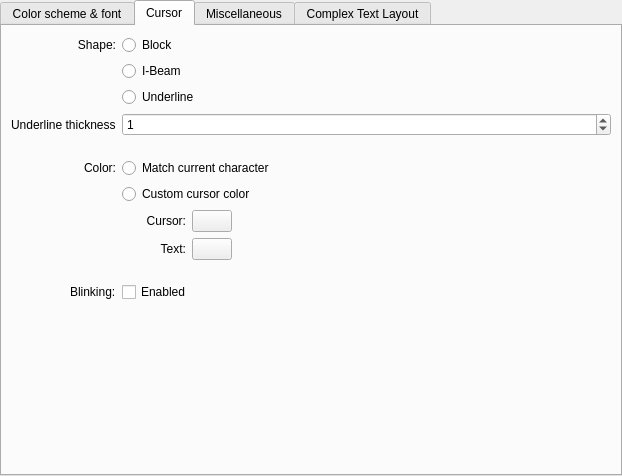
<?xml version="1.0" encoding="UTF-8"?>
<ui version="4.0">
 <class>EditProfileAppearancePage</class>
 <widget class="QWidget" name="EditProfileAppearancePage">
  <property name="geometry">
   <rect>
    <x>0</x>
    <y>0</y>
    <width>622</width>
    <height>476</height>
   </rect>
  </property>
  <layout class="QVBoxLayout" name="verticalLayout">
   <property name="leftMargin">
    <number>0</number>
   </property>
   <property name="topMargin">
    <number>0</number>
   </property>
   <property name="rightMargin">
    <number>0</number>
   </property>
   <property name="bottomMargin">
    <number>0</number>
   </property>
   <item>
    <widget class="QTabWidget" name="tabWidget">
     <property name="currentIndex">
      <number>1</number>
     </property>
     <widget class="QWidget" name="colorSchemeTab">
      <attribute name="title">
       <string>Color scheme &amp;&amp; font</string>
      </attribute>
      <layout class="QGridLayout">
       <item row="0" column="0" colspan="3">
        <widget class="KMessageWidget" name="colorSchemeMessageWidget">
         <property name="frameShape">
          <enum>QFrame::StyledPanel</enum>
         </property>
         <property name="frameShadow">
          <enum>QFrame::Raised</enum>
         </property>
        </widget>
       </item>
       <item row="1" column="0" colspan="2">
        <widget class="QListView" name="colorSchemeList">
         <property name="verticalScrollMode">
          <enum>QAbstractItemView::ScrollPerPixel</enum>
         </property>
        </widget>
       </item>
       <item row="1" column="2">
        <layout class="QVBoxLayout">
         <property name="spacing">
          <number>0</number>
         </property>
         <item>
          <layout class="QVBoxLayout" name="colorSchemesBtnLayout">
           <property name="spacing">
            <number>6</number>
           </property>
           <item>
            <widget class="QPushButton" name="newColorSchemeButton">
             <property name="toolTip">
              <string>Create a new color scheme based upon the selected scheme</string>
             </property>
             <property name="text">
              <string comment="@action:button Create an alternate color scheme">New...</string>
             </property>
            </widget>
           </item>
           <item>
            <widget class="QPushButton" name="editColorSchemeButton">
             <property name="toolTip">
              <string>Edit the selected color scheme</string>
             </property>
             <property name="text">
              <string>Edit...</string>
             </property>
            </widget>
           </item>
           <item>
            <widget class="QPushButton" name="removeColorSchemeButton">
             <property name="toolTip">
              <string>Delete the selected color scheme</string>
             </property>
             <property name="text">
              <string>Remove</string>
             </property>
            </widget>
           </item>
           <item>
            <widget class="QPushButton" name="resetColorSchemeButton">
             <property name="toolTip">
              <string>Reset the selected color scheme settings to the default values</string>
             </property>
             <property name="text">
              <string>Defaults</string>
             </property>
            </widget>
           </item>
          </layout>
         </item>
         <item>
          <spacer>
           <property name="orientation">
            <enum>Qt::Vertical</enum>
           </property>
           <property name="sizeHint" stdset="0">
            <size>
             <width>20</width>
             <height>20</height>
            </size>
           </property>
          </spacer>
         </item>
        </layout>
       </item>
       <item row="2" column="0" colspan="3">
        <widget class="KMessageWidget" name="transparencyWarningWidget"/>
       </item>
       <item row="3" column="0">
        <widget class="QLabel" name="label_7">
         <property name="sizePolicy">
          <sizepolicy hsizetype="Fixed" vsizetype="Preferred">
           <horstretch>0</horstretch>
           <verstretch>0</verstretch>
          </sizepolicy>
         </property>
         <property name="text">
          <string>Font:</string>
         </property>
         <property name="alignment">
          <set>Qt::AlignRight|Qt::AlignTrailing|Qt::AlignVCenter</set>
         </property>
        </widget>
       </item>
       <item row="3" column="1">
        <widget class="QLabel" name="fontPreview">
         <property name="sizePolicy">
          <sizepolicy hsizetype="Expanding" vsizetype="Preferred">
           <horstretch>0</horstretch>
           <verstretch>0</verstretch>
          </sizepolicy>
         </property>
         <property name="frameShape">
          <enum>QFrame::StyledPanel</enum>
         </property>
         <property name="frameShadow">
          <enum>QFrame::Sunken</enum>
         </property>
         <property name="text">
          <string notr="true"/>
         </property>
         <property name="textFormat">
          <enum>Qt::PlainText</enum>
         </property>
        </widget>
       </item>
       <item row="3" column="2">
        <widget class="QPushButton" name="chooseFontButton">
         <property name="text">
          <string comment="@action:button open a dialog with list of fonts">Choose...</string>
         </property>
        </widget>
       </item>
       <item row="4" column="1" colspan="2">
        <widget class="QCheckBox" name="antialiasTextButton">
         <property name="text">
          <string>Smooth fonts</string>
         </property>
        </widget>
       </item>
       <item row="5" column="1" colspan="2">
        <widget class="QCheckBox" name="boldIntenseButton">
         <property name="text">
          <string>Draw intense colors in bold font</string>
         </property>
        </widget>
       </item>
       <item row="6" column="1" colspan="2">
        <widget class="QCheckBox" name="useFontLineCharactersButton">
         <property name="toolTip">
          <string>Use the selected font for line characters instead of the builtin code</string>
         </property>
         <property name="text">
          <string>Use line characters contained in font</string>
         </property>
        </widget>
       </item>
      </layout>
     </widget>
     <widget class="QWidget" name="cursorTab">
      <attribute name="title">
       <string>Cursor</string>
      </attribute>
      <layout class="QGridLayout">
       <property name="spacing">
        <number>0</number>
       </property>
       <item row="0" column="0" colspan="2">
        <layout class="QGridLayout">
         <property name="spacing">
          <number>6</number>
         </property>
         <item row="4" column="1">
          <spacer>
           <property name="orientation">
            <enum>Qt::Vertical</enum>
           </property>
           <property name="sizeType">
            <enum>QSizePolicy::Fixed</enum>
           </property>
           <property name="sizeHint" stdset="0">
            <size>
             <width>20</width>
             <height>16</height>
            </size>
           </property>
          </spacer>
         </item>
         <item row="1" column="1">
          <widget class="QRadioButton" name="cursorShapeIBeam">
           <property name="text">
            <string comment="A vertical line on the left edge">I-Beam</string>
           </property>
           <attribute name="buttonGroup">
            <string notr="true">cursorShape</string>
           </attribute>
          </widget>
         </item>
         <item row="5" column="1">
          <widget class="QRadioButton" name="autoCursorColorButton">
           <property name="sizePolicy">
            <sizepolicy hsizetype="Preferred" vsizetype="Fixed">
             <horstretch>0</horstretch>
             <verstretch>0</verstretch>
            </sizepolicy>
           </property>
           <property name="toolTip">
            <string>Set the cursor to match the color of the character underneath it.</string>
           </property>
           <property name="text">
            <string>Match current character</string>
           </property>
           <attribute name="buttonGroup">
            <string notr="true">cursorColor</string>
           </attribute>
          </widget>
         </item>
         <item row="0" column="0" alignment="Qt::AlignRight">
          <widget class="QLabel" name="label_8">
           <property name="sizePolicy">
            <sizepolicy hsizetype="Fixed" vsizetype="Preferred">
             <horstretch>0</horstretch>
             <verstretch>0</verstretch>
            </sizepolicy>
           </property>
           <property name="text">
            <string>Shape:</string>
           </property>
           <property name="alignment">
            <set>Qt::AlignRight|Qt::AlignTrailing|Qt::AlignVCenter</set>
           </property>
          </widget>
         </item>
         <item row="6" column="1">
          <widget class="QRadioButton" name="customCursorColorButton">
           <property name="sizePolicy">
            <sizepolicy hsizetype="Preferred" vsizetype="Fixed">
             <horstretch>0</horstretch>
             <verstretch>0</verstretch>
            </sizepolicy>
           </property>
           <property name="toolTip">
            <string>Use a custom, fixed color for the cursor</string>
           </property>
           <property name="text">
            <string>Custom cursor color</string>
           </property>
           <attribute name="buttonGroup">
            <string notr="true">cursorColor</string>
           </attribute>
          </widget>
         </item>
         <item row="5" column="0" alignment="Qt::AlignRight">
          <widget class="QLabel" name="label_3">
           <property name="sizePolicy">
            <sizepolicy hsizetype="Fixed" vsizetype="Preferred">
             <horstretch>0</horstretch>
             <verstretch>0</verstretch>
            </sizepolicy>
           </property>
           <property name="text">
            <string comment="Cursor color options">Color:</string>
           </property>
           <property name="alignment">
            <set>Qt::AlignRight|Qt::AlignTrailing|Qt::AlignVCenter</set>
           </property>
          </widget>
         </item>
         <item row="0" column="1">
          <widget class="QRadioButton" name="cursorShapeBlock">
           <property name="text">
            <string comment="A solid rectangular">Block</string>
           </property>
           <attribute name="buttonGroup">
            <string notr="true">cursorShape</string>
           </attribute>
          </widget>
         </item>
         <item row="9" column="0" alignment="Qt::AlignRight|Qt::AlignVCenter">
          <widget class="QLabel" name="label_2">
           <property name="text">
            <string>Blinking:</string>
           </property>
           <property name="buddy">
            <cstring>enableBlinkingCursorButton</cstring>
           </property>
          </widget>
         </item>
         <item row="8" column="1">
          <spacer>
           <property name="orientation">
            <enum>Qt::Vertical</enum>
           </property>
           <property name="sizeType">
            <enum>QSizePolicy::Fixed</enum>
           </property>
           <property name="sizeHint" stdset="0">
            <size>
             <width>20</width>
             <height>16</height>
            </size>
           </property>
          </spacer>
         </item>
         <item row="9" column="1">
          <widget class="QCheckBox" name="enableBlinkingCursorButton">
           <property name="sizePolicy">
            <sizepolicy hsizetype="Preferred" vsizetype="Fixed">
             <horstretch>0</horstretch>
             <verstretch>0</verstretch>
            </sizepolicy>
           </property>
           <property name="toolTip">
            <string>Make the cursor blink regularly</string>
           </property>
           <property name="text">
            <string>Enabled</string>
           </property>
          </widget>
         </item>
         <item row="7" column="1">
          <layout class="QGridLayout" name="customColorLayout">
           <property name="spacing">
            <number>6</number>
           </property>
           <item row="0" column="0">
            <spacer>
             <property name="orientation">
              <enum>Qt::Horizontal</enum>
             </property>
             <property name="sizeType">
              <enum>QSizePolicy::Fixed</enum>
             </property>
             <property name="sizeHint" stdset="0">
              <size>
               <width>24</width>
               <height>20</height>
              </size>
             </property>
            </spacer>
           </item>
           <item row="0" column="1">
            <widget class="QLabel" name="customCursorColorLabel">
             <property name="text">
              <string>Cursor:</string>
             </property>
             <property name="alignment">
              <set>Qt::AlignRight|Qt::AlignTrailing|Qt::AlignVCenter</set>
             </property>
             <property name="buddy">
              <cstring>customColorSelectButton</cstring>
             </property>
            </widget>
           </item>
           <item row="0" column="2">
            <widget class="KColorButton" name="customColorSelectButton">
             <property name="toolTip">
              <string>Select the color used to draw the cursor</string>
             </property>
            </widget>
           </item>
           <item row="0" column="3">
            <spacer>
             <property name="orientation">
              <enum>Qt::Horizontal</enum>
             </property>
             <property name="sizeHint" stdset="0">
              <size>
               <width>40</width>
               <height>20</height>
              </size>
             </property>
            </spacer>
           </item>
           <item row="1" column="1">
            <widget class="QLabel" name="customCursorTextColorLabel">
             <property name="text">
              <string>Text:</string>
             </property>
             <property name="alignment">
              <set>Qt::AlignRight|Qt::AlignTrailing|Qt::AlignVCenter</set>
             </property>
             <property name="buddy">
              <cstring>customTextColorSelectButton</cstring>
             </property>
            </widget>
           </item>
           <item row="1" column="2">
            <widget class="KColorButton" name="customTextColorSelectButton">
             <property name="toolTip">
              <string>Select the color used to draw the character underneath the cursor</string>
             </property>
            </widget>
           </item>
          </layout>
         </item>
         <item row="2" column="1">
          <widget class="QRadioButton" name="cursorShapeUnderline">
           <property name="text">
            <string comment="A hortizonal line on the bottom edge">Underline</string>
           </property>
           <attribute name="buttonGroup">
            <string notr="true">cursorShape</string>
           </attribute>
          </widget>
         </item>
         <item row="3" column="0">
          <widget class="QLabel" name="label_6">
           <property name="text">
            <string>Underline thickness</string>
           </property>
          </widget>
         </item>
         <item row="3" column="1">
          <widget class="QSpinBox" name="underlineThicknessSelector">
           <property name="value">
            <number>1</number>
           </property>
          </widget>
         </item>
        </layout>
       </item>
       <item row="1" column="0" colspan="2">
        <spacer>
         <property name="orientation">
          <enum>Qt::Vertical</enum>
         </property>
         <property name="sizeHint" stdset="0">
          <size>
           <width>0</width>
           <height>0</height>
          </size>
         </property>
        </spacer>
       </item>
      </layout>
     </widget>
     <widget class="QWidget" name="miscTab">
      <attribute name="title">
       <string comment="Items that do not fit in other categories">Miscellaneous</string>
      </attribute>
      <layout class="QVBoxLayout" name="verticalLayout_2">
       <item>
        <layout class="QGridLayout" name="miscTabLayout" columnstretch="0,0,0">
         <property name="spacing">
          <number>6</number>
         </property>
         <item row="2" column="0" alignment="Qt::AlignRight|Qt::AlignVCenter">
          <widget class="QLabel" name="label">
           <property name="text">
            <string>Window:</string>
           </property>
          </widget>
         </item>
         <item row="2" column="1" colspan="2">
          <widget class="QCheckBox" name="showTerminalSizeHintButton">
           <property name="toolTip">
            <string>Show terminal size in columns and lines in the center of window after resizing</string>
           </property>
           <property name="text">
            <string>Show hint for terminal size after resizing</string>
           </property>
          </widget>
         </item>
         <item row="6" column="0" colspan="2">
          <widget class="QCheckBox" name="invertSelectionColorsCheckbox">
           <property name="text">
            <string>Always invert the colors of selected text</string>
           </property>
          </widget>
         </item>
         <item row="5" column="1" colspan="2">
          <layout class="QHBoxLayout" name="horizontalLayout_2">
           <item>
            <widget class="QLabel" name="dimLabel">
             <property name="text">
              <string>Darkening strength:</string>
             </property>
             <property name="alignment">
              <set>Qt::AlignRight|Qt::AlignTrailing|Qt::AlignVCenter</set>
             </property>
            </widget>
           </item>
           <item>
            <widget class="QSlider" name="dimValue">
             <property name="maximum">
              <number>255</number>
             </property>
             <property name="orientation">
              <enum>Qt::Horizontal</enum>
             </property>
             <property name="tickPosition">
              <enum>QSlider::NoTicks</enum>
             </property>
            </widget>
           </item>
          </layout>
         </item>
         <item row="4" column="0">
          <widget class="QLabel" name="label_10">
           <property name="text">
            <string>Inactive Terminals:</string>
           </property>
           <property name="alignment">
            <set>Qt::AlignRight|Qt::AlignTrailing|Qt::AlignVCenter</set>
           </property>
          </widget>
         </item>
         <item row="0" column="0" colspan="3">
          <widget class="QGroupBox" name="contentsGroup">
           <property name="title">
            <string comment="@title:group">Terminal contents</string>
           </property>
           <layout class="QGridLayout" columnstretch="0,1">
            <item row="0" column="0" alignment="Qt::AlignRight">
             <widget class="QLabel" name="lineSpacingLabel">
              <property name="sizePolicy">
               <sizepolicy hsizetype="Fixed" vsizetype="Preferred">
                <horstretch>0</horstretch>
                <verstretch>0</verstretch>
               </sizepolicy>
              </property>
              <property name="text">
               <string>Line spacing:</string>
              </property>
              <property name="alignment">
               <set>Qt::AlignRight|Qt::AlignTrailing|Qt::AlignVCenter</set>
              </property>
              <property name="buddy">
               <cstring>lineSpacingSpinner</cstring>
              </property>
             </widget>
            </item>
            <item row="0" column="1">
             <layout class="QHBoxLayout">
              <property name="spacing">
               <number>0</number>
              </property>
              <item>
               <widget class="QSpinBox" name="lineSpacingSpinner">
                <property name="toolTip">
                 <string>The number of pixels between two lines</string>
                </property>
                <property name="suffix">
                 <string comment="(pixels) visual size unit"> px</string>
                </property>
                <property name="minimum">
                 <number>0</number>
                </property>
                <property name="maximum">
                 <number>20</number>
                </property>
               </widget>
              </item>
              <item>
               <spacer>
                <property name="orientation">
                 <enum>Qt::Horizontal</enum>
                </property>
                <property name="sizeHint" stdset="0">
                 <size>
                  <width>40</width>
                  <height>20</height>
                 </size>
                </property>
               </spacer>
              </item>
             </layout>
            </item>
            <item row="1" column="0" alignment="Qt::AlignRight">
             <widget class="QLabel" name="label_4">
              <property name="sizePolicy">
               <sizepolicy hsizetype="Fixed" vsizetype="Preferred">
                <horstretch>0</horstretch>
                <verstretch>0</verstretch>
               </sizepolicy>
              </property>
              <property name="text">
               <string>Margins:</string>
              </property>
              <property name="alignment">
               <set>Qt::AlignRight|Qt::AlignTrailing|Qt::AlignVCenter</set>
              </property>
              <property name="buddy">
               <cstring>marginsSpinner</cstring>
              </property>
             </widget>
            </item>
            <item row="1" column="1">
             <layout class="QHBoxLayout">
              <property name="spacing">
               <number>0</number>
              </property>
              <item>
               <widget class="QSpinBox" name="marginsSpinner">
                <property name="suffix">
                 <string comment="(pixels) visual size unit"> px</string>
                </property>
                <property name="maximum">
                 <number>99</number>
                </property>
                <property name="value">
                 <number>1</number>
                </property>
               </widget>
              </item>
              <item>
               <spacer>
                <property name="orientation">
                 <enum>Qt::Horizontal</enum>
                </property>
                <property name="sizeHint" stdset="0">
                 <size>
                  <width>40</width>
                  <height>20</height>
                 </size>
                </property>
               </spacer>
              </item>
             </layout>
            </item>
            <item row="2" column="0" alignment="Qt::AlignRight">
             <widget class="QLabel" name="label_5">
              <property name="sizePolicy">
               <sizepolicy hsizetype="Fixed" vsizetype="Preferred">
                <horstretch>0</horstretch>
                <verstretch>0</verstretch>
               </sizepolicy>
              </property>
              <property name="text">
               <string>Align to center:</string>
              </property>
              <property name="alignment">
               <set>Qt::AlignRight|Qt::AlignTrailing|Qt::AlignVCenter</set>
              </property>
              <property name="buddy">
               <cstring>alignToCenterButton</cstring>
              </property>
             </widget>
            </item>
            <item row="2" column="1">
             <widget class="QCheckBox" name="alignToCenterButton">
              <property name="text">
               <string>Enabled</string>
              </property>
             </widget>
            </item>
           </layout>
          </widget>
         </item>
         <item row="4" column="1" colspan="2">
          <widget class="QCheckBox" name="dimWhenInactiveCheckbox">
           <property name="toolTip">
            <string>Indicate whether the window is active by dimming the colors</string>
           </property>
           <property name="text">
            <string>Darken</string>
           </property>
          </widget>
         </item>
         <item row="8" column="1">
          <layout class="QHBoxLayout" name="horizontalLayout">
           <item>
            <spacer name="horizontalSpacer">
             <property name="orientation">
              <enum>Qt::Horizontal</enum>
             </property>
             <property name="sizeHint" stdset="0">
              <size>
               <width>40</width>
               <height>20</height>
              </size>
             </property>
            </spacer>
           </item>
          </layout>
         </item>
         <item row="1" column="1">
          <spacer>
           <property name="orientation">
            <enum>Qt::Vertical</enum>
           </property>
           <property name="sizeType">
            <enum>QSizePolicy::Fixed</enum>
           </property>
           <property name="sizeHint" stdset="0">
            <size>
             <width>20</width>
             <height>16</height>
            </size>
           </property>
          </spacer>
         </item>
         <item row="3" column="1">
          <layout class="QHBoxLayout" name="horizontalLayout_3">
           <item>
            <widget class="QCheckBox" name="displayVerticalLine">
             <property name="text">
              <string>Display Vertical line at column:</string>
             </property>
            </widget>
           </item>
           <item>
            <widget class="QSpinBox" name="displayVerticalLineAtColumn">
             <property name="maximum">
              <number>999</number>
             </property>
            </widget>
           </item>
           <item>
            <spacer name="horizontalSpacer_2">
             <property name="orientation">
              <enum>Qt::Horizontal</enum>
             </property>
             <property name="sizeHint" stdset="0">
              <size>
               <width>40</width>
               <height>20</height>
              </size>
             </property>
            </spacer>
           </item>
          </layout>
         </item>
        </layout>
       </item>
       <item>
        <spacer>
         <property name="orientation">
          <enum>Qt::Vertical</enum>
         </property>
         <property name="sizeHint" stdset="0">
          <size>
           <width>20</width>
           <height>0</height>
          </size>
         </property>
        </spacer>
       </item>
      </layout>
     </widget>
     <widget class="QWidget" name="CTLtab">
      <property name="toolTip">
       <string>&lt;html&gt;&lt;head/&gt;&lt;body&gt;&lt;p&gt;Complex Text Layout&lt;/p&gt;&lt;/body&gt;&lt;/html&gt;</string>
      </property>
      <attribute name="title">
       <string>Complex Text Layout</string>
      </attribute>
      <widget class="QWidget" name="layoutWidget">
       <property name="geometry">
        <rect>
         <x>3</x>
         <y>3</y>
         <width>611</width>
         <height>441</height>
        </rect>
       </property>
       <layout class="QGridLayout" name="CTL_2">
        <property name="spacing">
         <number>6</number>
        </property>
        <item row="31" column="1">
         <widget class="QCheckBox" name="wordMode">
          <property name="sizePolicy">
           <sizepolicy hsizetype="Preferred" vsizetype="Fixed">
            <horstretch>0</horstretch>
            <verstretch>0</verstretch>
           </sizepolicy>
          </property>
          <property name="toolTip">
           <string>Enable word mode text rendering</string>
          </property>
          <property name="text">
           <string>Word mode</string>
          </property>
         </widget>
        </item>
        <item row="32" column="1">
         <widget class="QCheckBox" name="wordModeAttr">
          <property name="sizePolicy">
           <sizepolicy hsizetype="Preferred" vsizetype="Fixed">
            <horstretch>0</horstretch>
            <verstretch>0</verstretch>
           </sizepolicy>
          </property>
          <property name="toolTip">
           <string>Ignore attribute changes mid-word (otherwise, attribute changes break word when rendering)</string>
          </property>
          <property name="text">
           <string>Use the same attributes for whole word</string>
          </property>
         </widget>
        </item>
        <item row="33" column="1">
         <widget class="QCheckBox" name="wordModeAscii">
          <property name="sizePolicy">
           <sizepolicy hsizetype="Preferred" vsizetype="Fixed">
            <horstretch>0</horstretch>
            <verstretch>0</verstretch>
           </sizepolicy>
          </property>
          <property name="toolTip">
           <string>Render words of ASCII characters together</string>
          </property>
          <property name="text">
           <string>ASCII characters </string>
          </property>
         </widget>
        </item>
        <item row="34" column="1">
         <widget class="QCheckBox" name="wordModeBrahmic">
          <property name="sizePolicy">
           <sizepolicy hsizetype="Preferred" vsizetype="Fixed">
            <horstretch>0</horstretch>
            <verstretch>0</verstretch>
           </sizepolicy>
          </property>
          <property name="toolTip">
           <string>Render words of Brahmic scripts characters together</string>
          </property>
          <property name="text">
           <string>Brahmic scripts characters</string>
          </property>
         </widget>
        </item>
        <item row="61" column="0">
         <widget class="QLabel" name="label_17">
          <property name="sizePolicy">
           <sizepolicy hsizetype="Fixed" vsizetype="Preferred">
            <horstretch>0</horstretch>
            <verstretch>0</verstretch>
           </sizepolicy>
          </property>
          <property name="text">
           <string>Emoji Font:</string>
          </property>
          <property name="alignment">
           <set>Qt::AlignRight|Qt::AlignTrailing|Qt::AlignVCenter</set>
          </property>
         </widget>
        </item>
        <item row="61" column="1">
         <widget class="QPushButton" name="emojiFontPreview">
          <property name="sizePolicy">
           <sizepolicy hsizetype="Preferred" vsizetype="Fixed">
            <horstretch>1</horstretch>
            <verstretch>0</verstretch>
           </sizepolicy>
          </property>
         </widget>
        </item>
        <item row="102" column="1">
         <widget class="QCheckBox" name="enableBidiRenderingButton">
          <property name="sizePolicy">
           <sizepolicy hsizetype="Preferred" vsizetype="Fixed">
            <horstretch>0</horstretch>
            <verstretch>0</verstretch>
           </sizepolicy>
          </property>
          <property name="toolTip">
           <string>Enable Bi-Directional display on terminals (valid for Arabic, Farsi or Hebrew only)</string>
          </property>
          <property name="text">
           <string>Bi-Directional text rendering</string>
          </property>
         </widget>
        </item>
        <item row="103" column="1">
         <widget class="QCheckBox" name="bidiLineLTR">
          <property name="sizePolicy">
           <sizepolicy hsizetype="Preferred" vsizetype="Fixed">
            <horstretch>0</horstretch>
            <verstretch>0</verstretch>
           </sizepolicy>
          </property>
          <property name="toolTip">
           <string>Lines are always LTR, rather than determined by first strong character</string>
          </property>
          <property name="text">
           <string>force LTR line direction</string>
          </property>
         </widget>
        </item>
        <item row="104" column="1">
         <widget class="QCheckBox" name="enableBidiTableDirOverrideButton">
          <property name="sizePolicy">
           <sizepolicy hsizetype="Preferred" vsizetype="Fixed">
            <horstretch>0</horstretch>
            <verstretch>0</verstretch>
           </sizepolicy>
          </property>
          <property name="toolTip">
           <string>Treat table drawing characters as strong LTR.</string>
          </property>
          <property name="text">
           <string>Table characters BiDi mode override</string>
          </property>
         </widget>
        </item>
        <item row="110" column="1">
         <widget class="QCheckBox" name="ignoreWcWidth">
          <property name="sizePolicy">
           <sizepolicy hsizetype="Preferred" vsizetype="Fixed">
            <horstretch>0</horstretch>
            <verstretch>0</verstretch>
           </sizepolicy>
          </property>
          <property name="toolTip">
           <string>Ignore wcwidth of problematic characters</string>
          </property>
          <property name="text">
           <string>Override wcwidth</string>
          </property>
         </widget>
        </item>
        <item row="1000" column="0" colspan="2">
         <spacer>
          <property name="orientation">
           <enum>Qt::Vertical</enum>
          </property>
          <property name="sizeHint" stdset="0">
           <size>
            <width>20</width>
            <height>20</height>
           </size>
          </property>
         </spacer>
        </item>
       </layout>
      </widget>
     </widget>
    </widget>
   </item>
  </layout>
 </widget>
 <customwidgets>
  <customwidget>
   <class>KColorButton</class>
   <extends>QPushButton</extends>
   <header>kcolorbutton.h</header>
  </customwidget>
  <customwidget>
   <class>KMessageWidget</class>
   <extends>QFrame</extends>
   <header>kmessagewidget.h</header>
   <container>1</container>
  </customwidget>
 </customwidgets>
 <tabstops>
  <tabstop>tabWidget</tabstop>
  <tabstop>colorSchemeList</tabstop>
  <tabstop>newColorSchemeButton</tabstop>
  <tabstop>editColorSchemeButton</tabstop>
  <tabstop>removeColorSchemeButton</tabstop>
  <tabstop>resetColorSchemeButton</tabstop>
  <tabstop>chooseFontButton</tabstop>
  <tabstop>antialiasTextButton</tabstop>
  <tabstop>boldIntenseButton</tabstop>
  <tabstop>useFontLineCharactersButton</tabstop>
  <tabstop>cursorShapeBlock</tabstop>
  <tabstop>cursorShapeIBeam</tabstop>
  <tabstop>cursorShapeUnderline</tabstop>
  <tabstop>autoCursorColorButton</tabstop>
  <tabstop>customCursorColorButton</tabstop>
  <tabstop>customColorSelectButton</tabstop>
  <tabstop>customTextColorSelectButton</tabstop>
  <tabstop>enableBlinkingCursorButton</tabstop>
  <tabstop>lineSpacingSpinner</tabstop>
  <tabstop>marginsSpinner</tabstop>
  <tabstop>alignToCenterButton</tabstop>
  <tabstop>showTerminalSizeHintButton</tabstop>
  <tabstop>dimWhenInactiveCheckbox</tabstop>
 </tabstops>
 <resources/>
 <connections>
  <connection>
   <sender>dimWhenInactiveCheckbox</sender>
   <signal>clicked(bool)</signal>
   <receiver>dimValue</receiver>
   <slot>setEnabled(bool)</slot>
   <hints>
    <hint type="sourcelabel">
     <x>205</x>
     <y>249</y>
    </hint>
    <hint type="destinationlabel">
     <x>461</x>
     <y>288</y>
    </hint>
   </hints>
  </connection>
  <connection>
   <sender>dimWhenInactiveCheckbox</sender>
   <signal>clicked(bool)</signal>
   <receiver>dimLabel</receiver>
   <slot>setEnabled(bool)</slot>
   <hints>
    <hint type="sourcelabel">
     <x>236</x>
     <y>247</y>
    </hint>
    <hint type="destinationlabel">
     <x>229</x>
     <y>270</y>
    </hint>
   </hints>
  </connection>
 </connections>
 <buttongroups>
  <buttongroup name="cursorShape"/>
  <buttongroup name="cursorColor"/>
 </buttongroups>
</ui>
